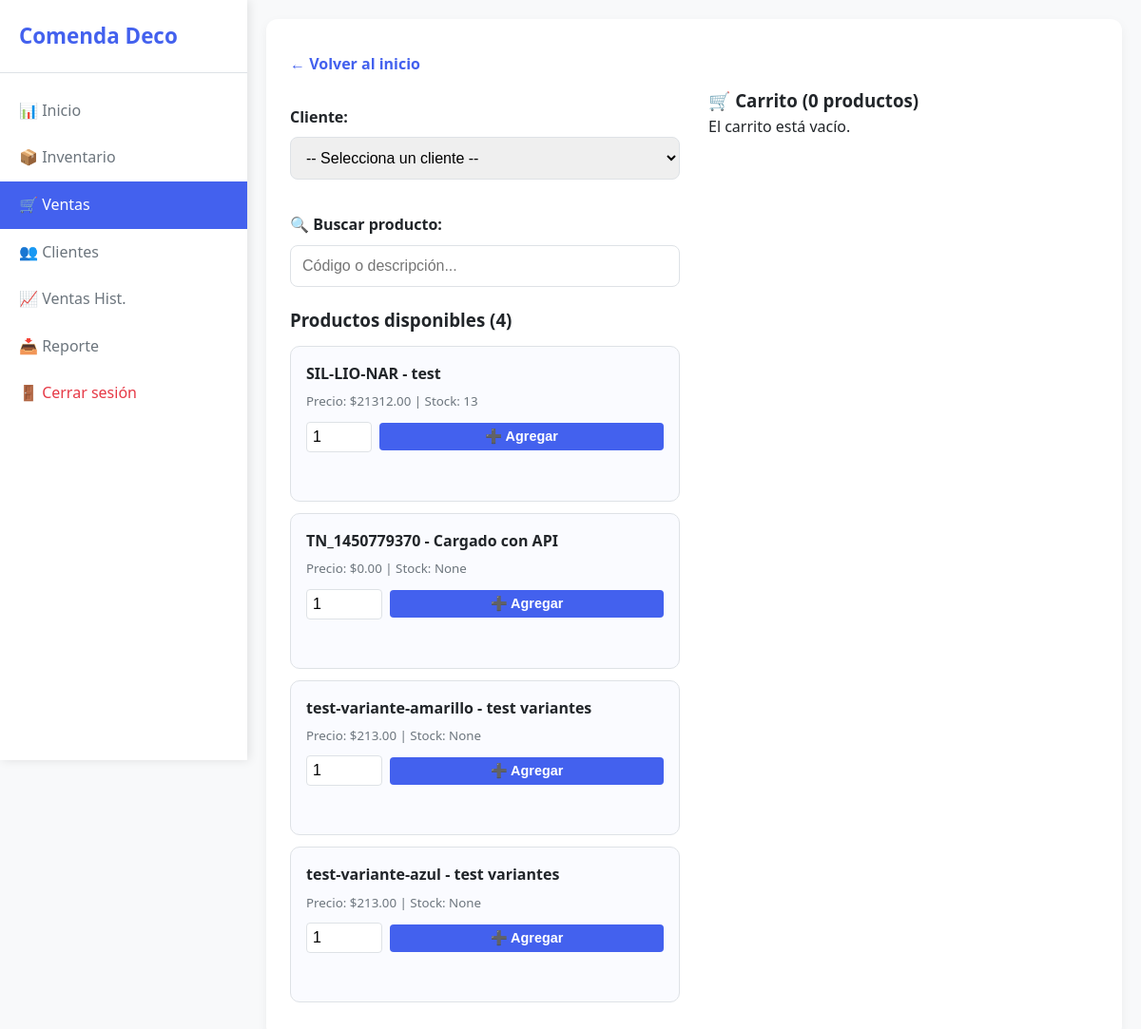
Page /ventas (signed in) on the earlier database version.
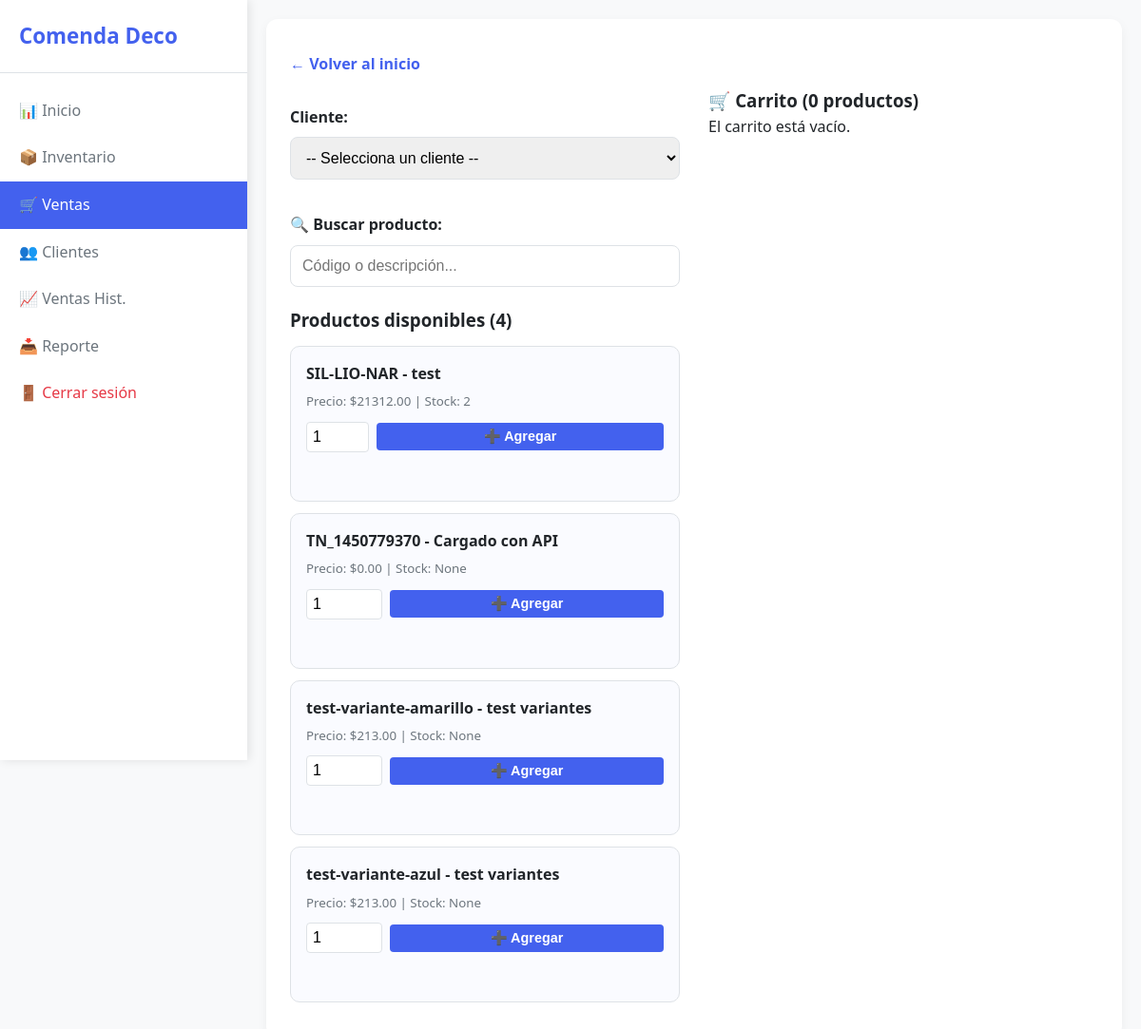
Same page on the later database version.
### tables this page shows
CREATE TABLE productos (
    id INTEGER PRIMARY KEY AUTOINCREMENT,

        sku TEXT NOT NULL UNIQUE,
        descripcion TEXT NOT NULL,

        precio REAL NOT NULL,
        promotional_price TEXT,

        stock INTEGER,

        barcode TEXT,

        variant_id TEXT UNIQUE,
        product_id TEXT,

        activo INTEGER NOT NULL DEFAULT 1,
        fecha_creacion DATETIME DEFAULT CURRENT_TIMESTAMP,
        
        imagen_url TEXT
    );

### routes/ventas.py (the view)
@ventas_bp.route('/ventas')
@login_required
def ventas():
    cliente_id = session.get('cliente_id_seleccionado')
    conn = sqlite3.connect('negocio.db')
    clientes  = conn.execute("SELECT id, nombre FROM clientes").fetchall()
    productos = conn.execute(
        "SELECT id, sku, descripcion, precio, stock FROM productos WHERE stock > 0 OR stock IS NULL"
    ).fetchall()
    conn.close()
    carrito = session.get('carrito', [])
    total   = sum(item['precio'] * item['cantidad'] for item in carrito)
    return render_template('ventas.html', clientes=clientes, productos=productos,
                           carrito=carrito, total=total,
                           cliente_id_seleccionado=cliente_id)

### routes/__init__.py (called while the page is built)
def login_required(f):
    @wraps(f)
    def decorated_function(*args, **kwargs):
        if 'user_id' not in session:
            return redirect(url_for('auth.login'))
        return f(*args, **kwargs)
    return decorated_function

### templates/ventas.html (shortened to what the changed rows need)
<!DOCTYPE html>
<html>
<head>
  <link rel="stylesheet" href="{{ url_for('static', filename='style.css') }}">
</head>
<body>
  <div class="layout">
    <div class="sidebar">
      <h2><span> Comenda Deco</span></h2>
    </div>
    <div class="main-content">
      <main>
        <div style="display: flex; gap: 30px; flex-wrap: wrap;">
          <div style="flex: 1; min-width: 300px;">
            <div id="productos-lista">
              {% for p in productos %}
              <div class="product-card" data-codigo="{{ p[1] }}" data-descripcion="{{ p[2] }}">
                <strong>{{ p[1] }} - {{ p[2] }}</strong>
                <small>Precio: ${{ "%.2f"|format(p[3]) }} | Stock: {{ p[4] }}</small>
                <form method="post" action="/agregar_al_carrito"
                  style="margin-top: 10px; display: flex; align-items: center; gap: 8px;">
                  <input type="number" name="cantidad" min="1" max="{{ p[4] }}" value="1"
                    style="width: 80px; padding: 6px; border: 1px solid #dee2e6; border-radius: 4px;" required>
                  <button type="submit"
                    style="padding: 6px 12px; background: #4361ee; color: white; border: none; border-radius: 4px; cursor: pointer; font-size: 0.9rem;">➕
                    Agregar</button>
                </form>
              </div>
              {% endfor %}
            </div>
          </div>
        </div>
      </main>
    </div>
</body>
</html>

Differences in the rows shown:
changed productos "SIL-LIO-NAR": stock "13" → "2"
